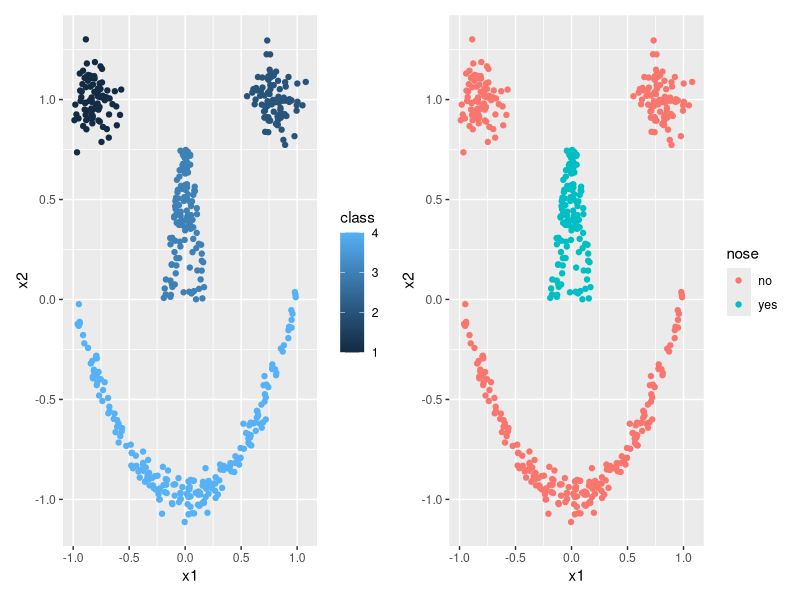

R code for this plot: (Note: this script raises an error after producing the figure.)
## ---- chunk 1
knitr::opts_chunk$set(echo = TRUE, warning=FALSE, message=FALSE)
## ---- chunk 2
library(tidyverse)
## ---- chunk 3
library(tidyverse)
library(mlbench)

smiley <- mlbench.smiley(n=500, sd1 = 0.1, sd2 = 0.05)

smiley_data <- as.data.frame(cbind(smiley$x, 
                                   smiley$class))
colnames(smiley_data) <- c('x1', 'x2', 'class')

smiley_data <- smiley_data %>% 
  mutate(nose = ifelse(class==3, 'yes', 'no')) %>%
  mutate(left_eye = ifelse(class==1, 'yes', 'no'))

head(smiley_data)

p1 <- smiley_data %>% ggplot(aes(x=x1, y=x2)) + geom_point(aes(col=class))
p2 <- smiley_data %>% ggplot(aes(x=x1, y=x2)) + geom_point(aes(col=nose))

library(patchwork) 

p1 + p2
## ---- chunk 4
library(caret)
model1 <- train(nose ~ x1 + x2,
                data = smiley_data, 
                method = "svmLinear")

n_breaks <- 100

PredA <- seq(from = -1.5, to = 1.5, length=n_breaks)
PredB <- seq(from = -1.5, to = 1.5, length=n_breaks)

Grid <- expand.grid(x1 = PredA, x2 = PredB)

pred <- predict(model1, Grid)

Grid %>% mutate(pred=pred) %>% 
  ggplot(aes(x = x1, y = x2)) +
  geom_tile(aes(fill = pred), alpha=0.25) + 
  geom_point(data=smiley_data, 
             aes(x=x1, y=x2, col=nose))
## ---- chunk 5
library(caret)
model2 <- train(nose ~ x1 + x2,
                data = smiley_data, 
                method = "svmPoly")

n_breaks <- 100

PredA <- seq(from = -1.5, to = 1.5, length=n_breaks)
PredB <- seq(from = -1.5, to = 1.5, length=n_breaks)

Grid <- expand.grid(x1 = PredA, x2 = PredB)

pred <- predict(model2, Grid)

Grid %>% mutate(pred=pred) %>% 
  ggplot(aes(x = x1, y = x2)) +
  geom_tile(aes(fill = pred), alpha=0.25) + 
  geom_point(data=smiley_data, 
             aes(x=x1, y=x2, col=nose))
## ---- chunk 6
library(caret)
model3 <- train(nose ~ x1 + x2,
                data = smiley_data, 
                method = "svmRadial")

n_breaks <- 100

PredA <- seq(from = -1.5, to = 1.5, length=n_breaks)
PredB <- seq(from = -1.5, to = 1.5, length=n_breaks)

Grid <- expand.grid(x1 = PredA, x2 = PredB)

pred <- predict(model3, Grid)

Grid %>% mutate(pred=pred) %>% 
  ggplot(aes(x = x1, y = x2)) +
  geom_tile(aes(fill = pred), alpha=0.25) + 
  geom_point(data=smiley_data, 
             aes(x=x1, y=x2, col=nose))
## ---- chunk 7
library(caret)
model <- train(left_eye ~ x1 + x2,
                data = smiley_data, 
                method = "svmPoly")

n_breaks <- 100

PredA <- seq(from = -1.5, to = 1.5, length=n_breaks)
PredB <- seq(from = -1.5, to = 1.5, length=n_breaks)

Grid <- expand.grid(x1 = PredA, x2 = PredB)

pred <- predict(model, Grid)

Grid %>% mutate(pred=pred) %>% 
  ggplot(aes(x = x1, y = x2)) +
  geom_tile(aes(fill = pred), alpha=0.25) + 
  geom_point(data=smiley_data, 
             aes(x=x1, y=x2, col=nose))
## ---- chunk 8
model_1 <- train(left_eye ~ x1 + x2,
                data = smiley_data, 
                method = "svmRadial")

n_breaks <- 100

PredA <- seq(from = -1.5, to = 1.5, length=n_breaks)
PredB <- seq(from = -1.5, to = 1.5, length=n_breaks)

Grid <- expand.grid(x1 = PredA, x2 = PredB)

pred <- predict(model_1, Grid)

Grid %>% mutate(pred=pred) %>% 
  ggplot(aes(x = x1, y = x2)) +
  geom_tile(aes(fill = pred), alpha=0.25) + 
  geom_point(data=smiley_data, 
             aes(x=x1, y=x2, col=nose))
## ---- chunk 9
model_2 <- train(left_eye ~ x1 + x2,
                data = smiley_data, 
                method = "svmLinear")

n_breaks <- 100

PredA <- seq(from = -1.5, to = 1.5, length=n_breaks)
PredB <- seq(from = -1.5, to = 1.5, length=n_breaks)

Grid <- expand.grid(x1 = PredA, x2 = PredB)

pred <- predict(model_2, Grid)

Grid %>% mutate(pred=pred) %>% 
  ggplot(aes(x = x1, y = x2)) +
  geom_tile(aes(fill = pred), alpha=0.25) + 
  geom_point(data=smiley_data, 
             aes(x=x1, y=x2, col=nose))
## ---- chunk 10
library(tidyverse)
library(caret)
library(mlbench)
library(patchwork)

Problem1 <- as.data.frame(mlbench.xor(n=2000, d=2))
p1 <- Problem1 %>% ggplot(aes(x=x.1, y=x.2)) +
  geom_point(aes(col=classes, pch=classes)) + 
  labs(title='Problem 1')

Problem2 <- as.data.frame(mlbench.simplex(n=2000, d=3))
p2 <- Problem2 %>% ggplot(aes(x=x.1, y=x.2)) +
  geom_point(aes(col=classes, pch=classes)) + 
  labs(title='Problem 2')

Problem3 <- as.data.frame(mlbench.spirals(n=2000, cycles=2, sd=0.05))
p3 <- Problem3 %>% ggplot(aes(x=x.1, y=x.2)) +
  geom_point(aes(col=classes, pch=classes)) + 
  labs(title='Problem 3')

Problem4 <- as.data.frame(mlbench.threenorm(n=2000, d=2))
p4 <- Problem4 %>% ggplot(aes(x=x.1, y=x.2)) +
  geom_point(aes(col=classes, pch=classes)) + 
  labs(title='Problem 4')

(p1+p2)/(p3+p4)
## ---- chunk 11
trainId = createDataPartition(Problem3$classes, p = 0.7, times = 1, list = FALSE)
train = Problem3[trainId,]
test = Problem3[-trainId,]
## ---- chunk 12
model4 = train(classes ~x.1 + x.2, data = train, method = "svmLinear")
model5 = train(classes ~x.1 + x.2, data = train, method = "svmPoly")
model6 = train(classes ~x.1 + x.2, data = train, method = "svmRadial")

## ---- chunk 13
n_breaks <- 100

PredA <- seq(from = -2, to = 2, length=n_breaks)
PredB <- seq(from = -2, to = 2, length=n_breaks)

Grid <- expand.grid(x.1 = PredA, x.2 = PredB)

pred1 <- predict(model4, Grid)
pred2 <- predict(model5, Grid)
pred3 <- predict(model6, Grid)


Grid %>% mutate(pred=pred1) %>% 
  ggplot(aes(x = x.1, y = x.2)) +
  geom_tile(aes(fill = pred), alpha=0.25) + 
  geom_point(data=train, 
             aes(x=x.1, y=x.2, col=classes))

Grid %>% mutate(pred=pred2) %>% 
  ggplot(aes(x = x.1, y = x.2)) +
  geom_tile(aes(fill = pred), alpha=0.25) + 
  geom_point(data=train, 
             aes(x=x.1, y=x.2, col=classes))

Grid %>% mutate(pred=pred3) %>% 
  ggplot(aes(x = x.1, y = x.2)) +
  geom_tile(aes(fill = pred), alpha=0.25) + 
  geom_point(data=train, 
             aes(x=x.1, y=x.2, col=classes))
## ---- chunk 14
confusionMatrix(predict(model4, newdata = test), test$classes)
confusionMatrix(predict(model5, newdata = test), test$classes)
confusionMatrix(predict(model6, newdata = test), test$classes)
## ---- chunk 15
trainId2 = createDataPartition(Problem4$classes, p = 0.7, times = 1, list = FALSE)
train2 = Problem4[trainId,]
test2 = Problem4[-trainId,]
## ---- chunk 16
model7 = train(classes ~x.1 + x.2, data = train2, method = "svmLinear")
model8 = train(classes ~x.1 + x.2, data = train2, method = "svmPoly")
model9 = train(classes ~x.1 + x.2, data = train2, method = "svmRadial")
## ---- chunk 17
n_breaks <- 100

PredA <- seq(from = -2, to = 2, length=n_breaks)
PredB <- seq(from = -2, to = 2, length=n_breaks)

Grid <- expand.grid(x.1 = PredA, x.2 = PredB)

pred4 <- predict(model7, Grid)
pred5 <- predict(model8, Grid)
pred6 <- predict(model9, Grid)


Grid %>% mutate(pred=pred4) %>% 
  ggplot(aes(x = x.1, y = x.2)) +
  geom_tile(aes(fill = pred), alpha=0.25) + 
  geom_point(data=train2, 
             aes(x=x.1, y=x.2, col=classes))

Grid %>% mutate(pred=pred5) %>% 
  ggplot(aes(x = x.1, y = x.2)) +
  geom_tile(aes(fill = pred), alpha=0.25) + 
  geom_point(data=train2, 
             aes(x=x.1, y=x.2, col=classes))

Grid %>% mutate(pred=pred6) %>% 
  ggplot(aes(x = x.1, y = x.2)) +
  geom_tile(aes(fill = pred), alpha=0.25) + 
  geom_point(data=train2, 
             aes(x=x.1, y=x.2, col=classes))
## ---- chunk 18
confusionMatrix(predict(model7, newdata = test2), test2$classes)
confusionMatrix(predict(model8, newdata = test2), test2$classes)
confusionMatrix(predict(model9, newdata = test2), test2$classes)
## ---- chunk 19
trainId3 = createDataPartition(Problem1$classes, p = 0.7, times = 1, list = FALSE)
train3 = Problem1[trainId3,]
test3 = Problem1[-trainId3,]
## ---- chunk 20
model10 = train(classes ~x.1 + x.2, data = train3, method = "svmLinear")
model11 = train(classes ~x.1 + x.2, data = train3, method = "svmPoly")
model12= train(classes ~x.1 + x.2, data = train3, method = "svmRadial")
## ---- chunk 21
n_breaks <- 100

PredA <- seq(from = -2, to = 2, length=n_breaks)
PredB <- seq(from = -2, to = 2, length=n_breaks)

Grid <- expand.grid(x.1 = PredA, x.2 = PredB)

pred7 <- predict(model10, Grid)
pred8 <- predict(model11, Grid)
pred9 <- predict(model12, Grid)


Grid %>% mutate(pred=pred7) %>% 
  ggplot(aes(x = x.1, y = x.2)) +
  geom_tile(aes(fill = pred), alpha=0.25) + 
  geom_point(data=train3, 
             aes(x=x.1, y=x.2, col=classes))

Grid %>% mutate(pred=pred8) %>% 
  ggplot(aes(x = x.1, y = x.2)) +
  geom_tile(aes(fill = pred), alpha=0.25) + 
  geom_point(data=train3, 
             aes(x=x.1, y=x.2, col=classes))

Grid %>% mutate(pred=pred9) %>% 
  ggplot(aes(x = x.1, y = x.2)) +
  geom_tile(aes(fill = pred), alpha=0.25) + 
  geom_point(data=train3, 
             aes(x=x.1, y=x.2, col=classes))
## ---- chunk 22
confusionMatrix(predict(model10, newdata = test3), test3$classes)
confusionMatrix(predict(model11, newdata = test3), test3$classes)
confusionMatrix(predict(model12, newdata = test3), test3$classes)
